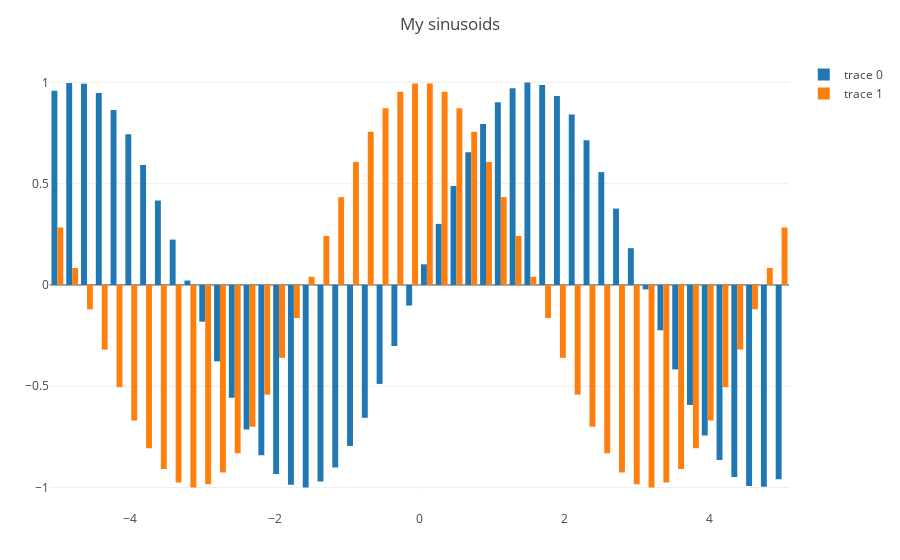

Here is the notebook cell this chart was saved with:
### Code cell
plot(x, [y1 y2], kind = "bar", Layout(title = "My sinusoids"))
